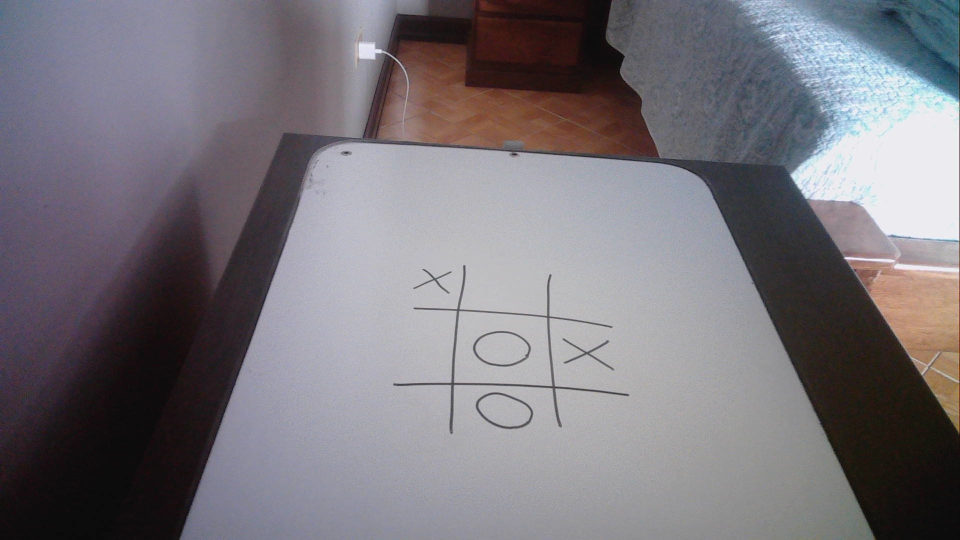
#> input picture computer_vision/symbols.jpg, 1920 x 1080 px, given in place of the camera (shown at 1/2 size)
$ python board_processing.py
#> lines starting #> are read from the running program, lines starting #| are printed output that depends on the picture; after the words box and inside, x2 and y2 are one past the last pixel; in counts of white or black regions, pixels touching at a corner belong together
import cv2
import numpy as np

def image_segmentation(img: np.ndarray, invert=False, roi=list()) -> tuple:
    """
    Obtain a segmentation of the elements in the board.

    Parameters:
    - invert: Use `True` if the background of your board is white.
    - roi: Define it as [x, y, w, h] if required.

    Returns:
    - img: Processed image.
    - num_labels: Number of labels found.
    - labels_im: Labeled image with connected components.
    """
    if len(roi) > 0:
        assert len(roi) == 4, "ROI should be defined as [x, y, w, h]"
        # Extract the ROI
        img = img[roi[1]:roi[1]+roi[3], roi[0]:roi[0]+roi[2]]

    # Apply binary threshold
    _, img = cv2.threshold(img, 127, 255, cv2.THRESH_BINARY)
    # Invert the binary image
    if invert:
        img = cv2.bitwise_not(img)
    # Label connected components
    num_labels, labels_im = cv2.connectedComponents(img)

    return img, num_labels, labels_im

# Function to find the largest component
def find_largest_component(labels, num_labels):
    max_area = 0
    largest_label = 1
    for label in range(1, num_labels):
        area = np.sum(labels == label)
        if area > max_area:
            max_area = area
            largest_label = label
    return largest_label

def find_grid_intersections(grid_mask: np.ndarray) -> list:
    """
    Find the four intersections of a grid in a binary mask.

    Parameters:
    - grid_mask (np.ndarray): A binary image where the grid is white (255) and the background is black (0).

    Returns:
    - intersections (list): A list of tuples representing the four intersections of the grid.
    """
    try:
        # Horizontal traversal
        mid_y = grid_mask.shape[0] // 2
        transition_points_h = []
        previous_pixel = 0
        for x in range(grid_mask.shape[1]):
            current_pixel = grid_mask[mid_y, x]
            if previous_pixel == 0 and current_pixel == 255:
                transition_points_h.append((x, mid_y))
            previous_pixel = current_pixel
            if len(transition_points_h) == 2:
                break

        # Vertical traversal
        mid_x = grid_mask.shape[1] // 2
        transition_points_v = []
        previous_pixel = 0
        for y in range(grid_mask.shape[0]):
            current_pixel = grid_mask[y, mid_x]
            if previous_pixel == 0 and current_pixel == 255:
                transition_points_v.append((mid_x, y))
            previous_pixel = current_pixel
            if len(transition_points_v) == 2:
                break

        if len(transition_points_h) != 2 or len(transition_points_v) != 2:
            raise ValueError("Could not find exactly 4 transition points")

        # Generate lines and find intersections
        intersections = [
            (transition_points_h[0][0], transition_points_v[0][1]),
            (transition_points_h[1][0], transition_points_v[0][1]),
            (transition_points_h[0][0], transition_points_v[1][1]),
            (transition_points_h[1][0], transition_points_v[1][1])
        ]

        return intersections

    except Exception as e:
        return []

# Function to check if a component is a circle ('O')
def is_circle(component):
    x, y, w, h = cv2.boundingRect(component)
    mid_x = x + w // 2
    start_y = y + h // 3
    end_y = y + 2 * h // 3

    for i in range(start_y, end_y):
        if component[i, mid_x] == 255:
            return False

    return True

# Function to check if a component is an 'X'
def is_x(component):
    x, y, w, h = cv2.boundingRect(component)
    quarter_x = x + w // 3
    start_y = y
    end_y = y + h

    pattern_found = False
    for i in range(start_y, end_y):
        if component[i, quarter_x] == 255:  # Check for the first segment of pixels
            while i < end_y and component[i, quarter_x] == 255:
                i += 1
            if i < end_y and component[i, quarter_x] == 0:  # Check for the background segment
                while i < end_y and component[i, quarter_x] == 0:
                    i += 1
                if i < end_y and component[i, quarter_x] == 255:  # Check for the second segment of pixels
                    pattern_found = True
                    break

    return pattern_found

if __name__ == "__main__":
    # Open the camera stream
    cap = cv2.VideoCapture(0)  # Use 0 for the default camera, or replace with the correct camera index

    # Set the ROI parameters
    x, y, w, h = 214, 192, 246, 244

    # Processing loop
    while cap.isOpened():
        # Check if frame is received
        ret, img = cap.read()
#> img is the input picture: shape (1080, 1920, 3); mean B, G, R 123.3, 116.8, 120.7
        if not ret:
            print("Failed to grab frame")
            break

        # Save original image
        original = np.copy(img)

        # Turn image to grayscale
        img = cv2.cvtColor(img, cv2.COLOR_BGR2GRAY)
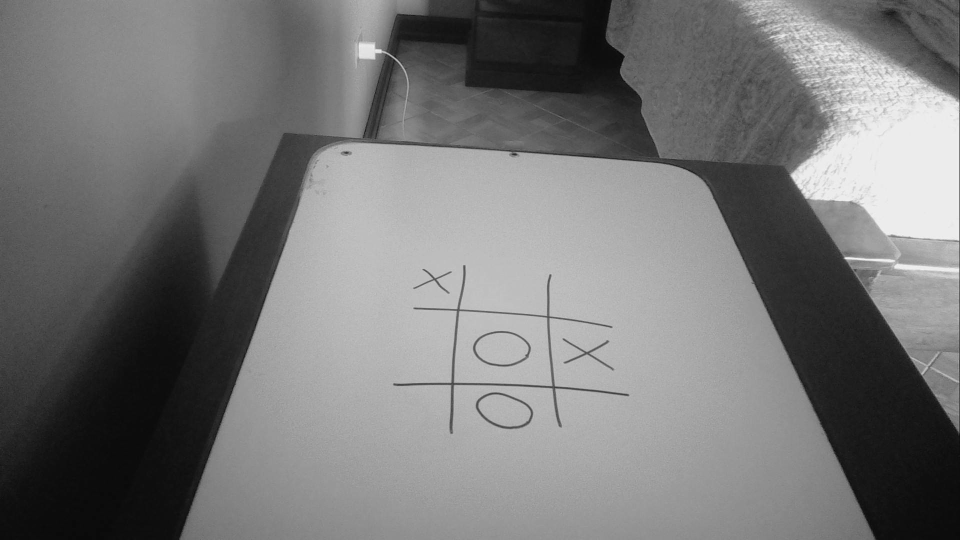
#> img: shape (1080, 1920) (shown at 1/2 size); min 1, max 253, mean 118.7
        processed_img, num_labels, labels_im = image_segmentation(img, True, [x, y, w, h])
#> in image_segmentation, `img = img[roi[1]:roi[1]+roi[3], roi[0]:roi[0]+roi[2]]`:
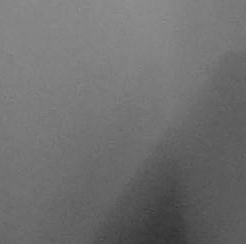
#> img: shape (244, 246); min 50, max 144, mean 111.1
#> in image_segmentation, `_, img = cv2.threshold(img, 127, 255, cv2.THRESH_BINARY)`:
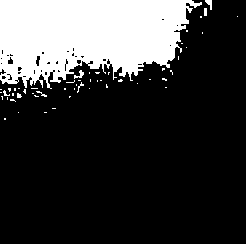
#> img: shape (244, 246); 22.3% white; 53 white regions (47 under 20 px), largest, box (x1, y1, x2, y2) and area: (0, 0, 202, 89) 13012, (205, 0, 212, 10) 39, (74, 70, 84, 79) 39, (204, 8, 207, 16) 24, (36, 91, 47, 97) 22, (77, 82, 84, 93) 20
#> in image_segmentation, `num_labels, labels_im = cv2.connectedComponents(img)`:
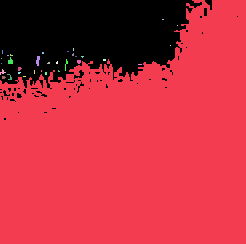
#> labels_im: shape (244, 246) int32; 34 distinct labels, from 0 to 33; one colour per label, 0 black
#> in image_segmentation, `num_labels, labels_im = cv2.connectedComponents(img)`: num_labels = 34
#> num_labels = 34

        # Find the largest component
        if num_labels > 1:
            largest_label = find_largest_component(labels_im, num_labels)
#> the loop in find_largest_component, `for label in range(1, num_labels):` made 33 passes
#> (area, max_area) on pass 1: (46428, 46428)
#> area on passes 12 to 13: 24, 28
#> after the loop in find_largest_component, `for label in range(1, num_labels):`: largest_label = 1; max_area = 46428
#> largest_label = 1
            grid_mask = np.zeros(processed_img.shape, dtype=np.uint8)
            grid_mask[labels_im == largest_label] = 255

            # Highlight the largest component in blue within the ROI
            blue_component = np.zeros_like(original[y:y+h, x:x+w])
            blue_component[grid_mask == 255] = [255, 0, 0]  # Blue color
            original[y:y+h, x:x+w][grid_mask == 255] = blue_component[grid_mask == 255]

            # Find and draw intersections
            intersections = find_grid_intersections(grid_mask)
            if len(intersections) == 4:
                for (ix, iy) in intersections:
                    cv2.circle(original, (x+ix, y+iy), 5, (255, 0, 255), -1)  # Draw pink points
                cv2.putText(original, 'Board detected',
                    (10, 80), cv2.FONT_HERSHEY_SIMPLEX, 1, (0, 255, 0), 2, cv2.LINE_AA)
            else:
                cv2.putText(original, 'Board not detected',
                    (10, 80), cv2.FONT_HERSHEY_SIMPLEX, 1, (0, 0, 255), 2, cv2.LINE_AA)
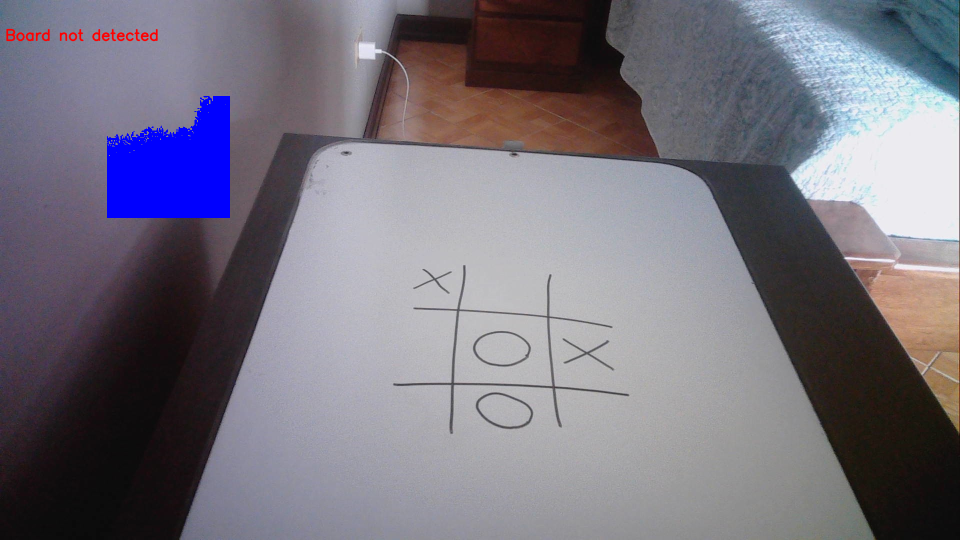
#> original: shape (1080, 1920, 3) (shown at 1/2 size); mean B, G, R 126.2, 114.4, 118.4

            # Analyze remaining components
            for label in range(1, num_labels):
                if label == largest_label:
                    continue

                component_mask = np.zeros(processed_img.shape, dtype=np.uint8)
                component_mask[labels_im == label] = 255

                if is_circle(component_mask):
                    color = (0, 255, 0)  # Green color for 'O'
                elif is_x(component_mask):
                    color = (0, 0, 255)  # Red color for 'X'
                else:
                    continue

                # Color the component directly
                original[y:y+h, x:x+w][component_mask == 255] = color
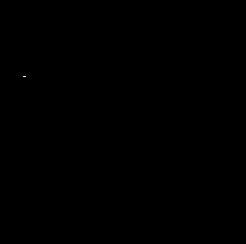
#> component_mask: shape (244, 246); 0% white in thin lines or dots, all inside (x1, y1, x2, y2) = (23, 76, 26, 77)
#> original: shape (1080, 1920, 3); under 0.01% of pixels changed, all inside (x1, y1, x2, y2) = (215, 211, 392, 272)

        # Draw the ROI
        cv2.rectangle(original, (x, y), (x+w, y+h), (0, 0, 0), 5)

        # Display the number of components detected
        cv2.putText(original, f'Components detected: {num_labels - 1}',
                    (10, 30), cv2.FONT_HERSHEY_SIMPLEX, 1, (255, 255, 255), 2, cv2.LINE_AA)
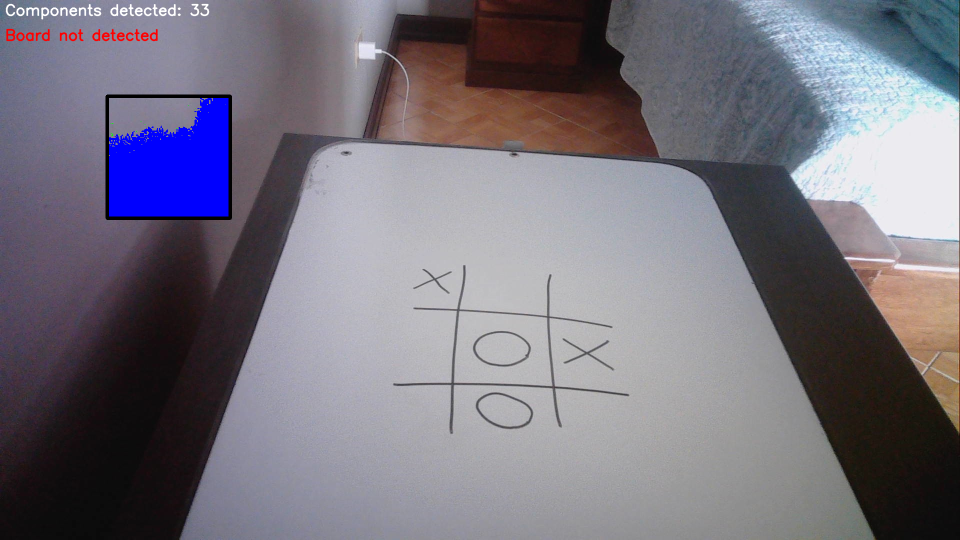
#> original: shape (1080, 1920, 3) (shown at 1/2 size); mean B, G, R 125.8, 114.3, 118.3

        # Display the frame
        cv2.imshow('Frame', original)

        # Exit loop when 'q' key is pressed
        if cv2.waitKey(1) & 0xFF == ord('q'):
#> (key q is pressed here)
            break

    cap.release()
    cv2.destroyAllWindows()

$ run again, on computer_vision/tic_tac_toe_board.jpg
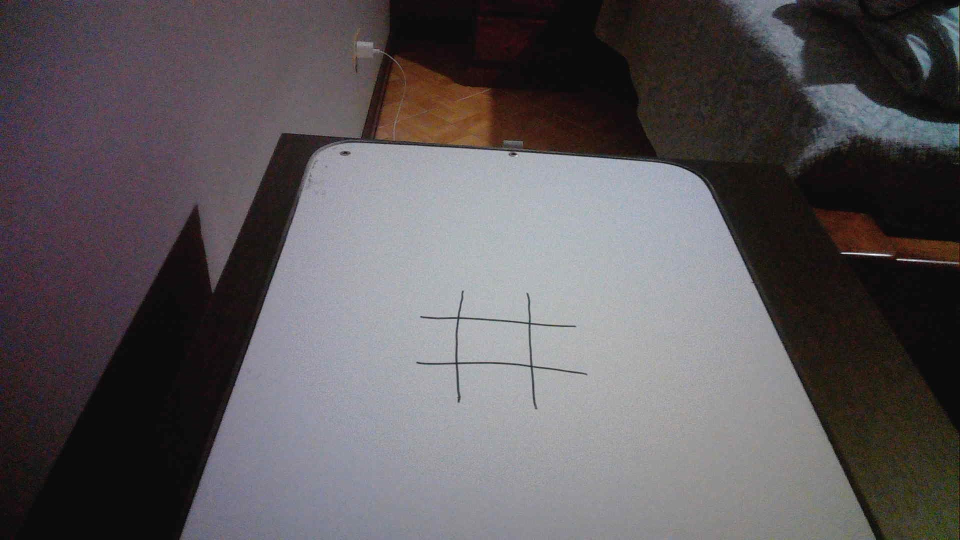
#> input picture computer_vision/tic_tac_toe_board.jpg, 1920 x 1080 px, given in place of the camera (shown at 1/2 size)
#> img is the input picture: shape (1080, 1920, 3); mean B, G, R 90.9, 87.9, 92.5
#> in image_segmentation, `img = img[roi[1]:roi[1]+roi[3], roi[0]:roi[0]+roi[2]]`:
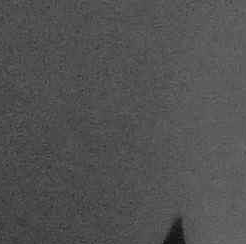
#> img: shape (244, 246); min 12, max 111, mean 81.5
#> labels_im: shape (244, 246) int32; every value is 1
#> in image_segmentation, `num_labels, labels_im = cv2.connectedComponents(img)`: num_labels = 2
#> the loop in find_largest_component, `for label in range(1, num_labels):` made 1 pass
#> (area, max_area) on pass 1: (60024, 60024)
#> after the loop in find_largest_component, `for label in range(1, num_labels):`: largest_label = 1; max_area = 60024
#> `largest_label = find_largest_component(labels_im, num_labels)`: largest_label = 1
#> `cv2.putText(original, f'Components detected: {num_labels - 1}', (10, 3..`:
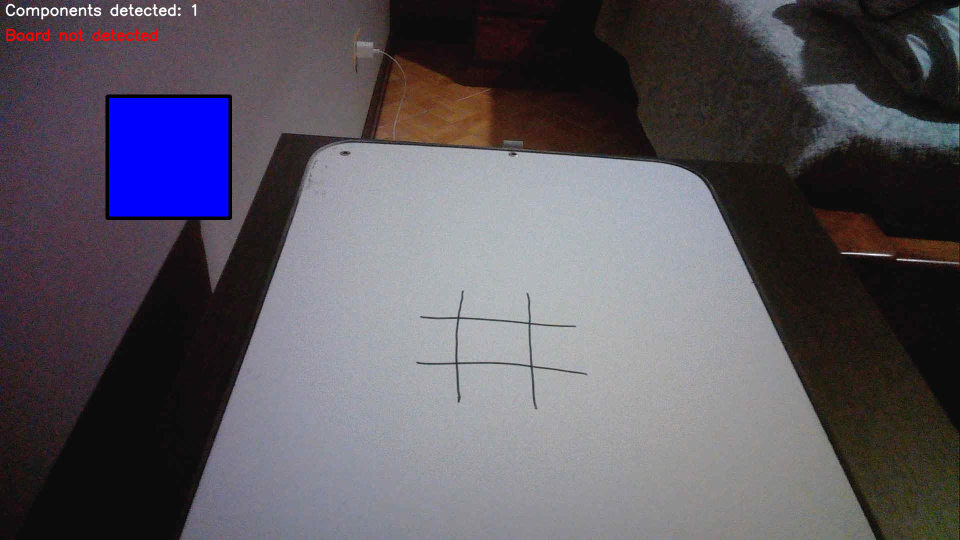
#> original: shape (1080, 1920, 3) (shown at 1/2 size); mean B, G, R 95.4, 85.8, 90.2
